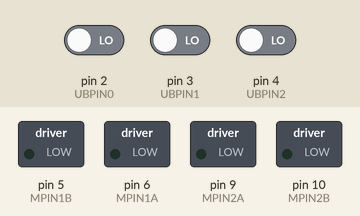
A sketch run on a simulated Arduino Uno, built with avr-gcc and run on an emulated ATmega328P. Shown: switched loads named in the sketch (green lamp = pin HIGH). The test bench sets the inputs (shaded band); at power-on: pin 2 (UBPIN0) LOW, pin 3 (UBPIN1) LOW, pin 4 (UBPIN2) LOW. What the sketch prints to the serial monitor is not drawn.

Above: at 1.2 s.
1.3 s: pin 2 (UBPIN0) driven HIGH
At 2.5 s:
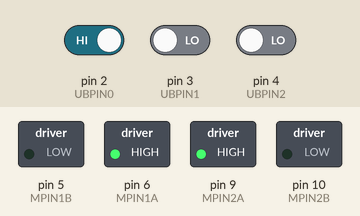
2.8 s: pin 3 (UBPIN1) driven HIGH
At 3.7 s:
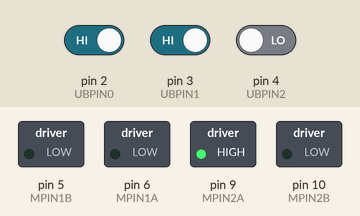
4.3 s: pin 2 (UBPIN0) driven LOW
At 5.0 s:
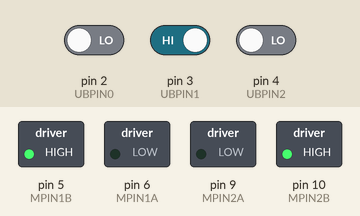
5.8 s: pin 3 (UBPIN1) driven LOW
At 7.0 s:
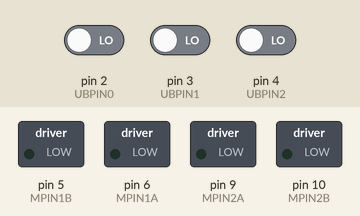
7.3 s: pin 2 (UBPIN0) driven HIGH and pin 4 (UBPIN2) driven HIGH
At 8.2 s:
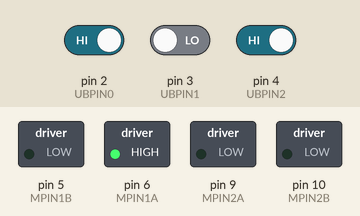
8.8 s: pin 4 (UBPIN2) driven LOW
At 9.5 s:
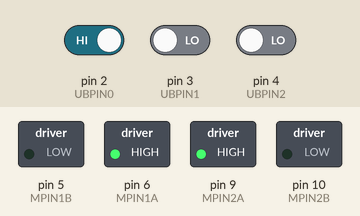
Timing chart, 0 to 11.3 s (numbered marks = the images above; inputs shaded):
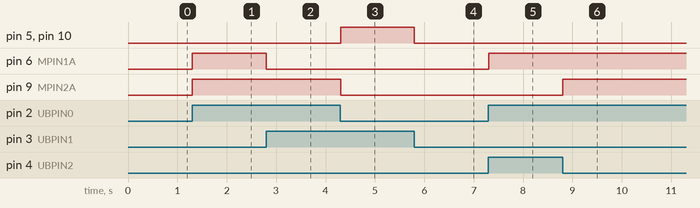

The sketch:

rccarl-arduino.ino
```cpp
#define MPIN1A 6
#define MPIN1B 5
#define MPIN2A 9
#define MPIN2B 10

#define UBPIN0 2
#define UBPIN1 3
#define UBPIN2 4

void _motorSetup(){
  pinMode(MPIN1A, OUTPUT);
  pinMode(MPIN1B, OUTPUT);
  pinMode(MPIN2A, OUTPUT);
  pinMode(MPIN2B, OUTPUT);
}

void setup() {
  Serial.begin(115200);

  _motorSetup();
  pinMode(UBPIN0,INPUT);
  pinMode(UBPIN1,INPUT);
  pinMode(UBPIN2,INPUT);

}

void forward(int t){
  digitalWrite(MPIN1A, HIGH);
  digitalWrite(MPIN1B, LOW);

  digitalWrite(MPIN2A, HIGH);
  digitalWrite(MPIN2B, LOW);
  delay(t);
}

void right(int t) {
  digitalWrite(MPIN1A, HIGH);
  digitalWrite(MPIN1B, LOW);

  digitalWrite(MPIN2A, LOW);
  digitalWrite(MPIN2B, LOW);
  delay(t);
}

void left(int t) {
  digitalWrite(MPIN1A, LOW);
  digitalWrite(MPIN1B, LOW);

  digitalWrite(MPIN2A, HIGH);
  digitalWrite(MPIN2B, LOW);
  delay(t);
}

void halt(){
  digitalWrite(MPIN1A, LOW);
  digitalWrite(MPIN1B, HIGH);

  digitalWrite(MPIN2A, LOW);
  digitalWrite(MPIN2B, HIGH);

  delay(20);

  digitalWrite(MPIN1A, LOW);
  digitalWrite(MPIN1B, LOW);

  digitalWrite(MPIN2A, LOW);
  digitalWrite(MPIN2B, LOW);
}

void reverse(int t) {
  digitalWrite(MPIN1A, LOW);
  digitalWrite(MPIN1B, HIGH);

  digitalWrite(MPIN2A, LOW);
  digitalWrite(MPIN2B, HIGH);
}

void coast() {
  digitalWrite(MPIN1A, LOW);
  digitalWrite(MPIN1B, LOW);

  digitalWrite(MPIN2A, LOW);
  digitalWrite(MPIN2B, LOW);
}

void loop() {
  // put your main code here, to run repeatedly:
  String instruction = "";

  if (digitalRead(UBPIN0)){
    instruction += "1";
  }
  else {
    instruction +="0";
  }

  if (digitalRead(UBPIN1)){
    instruction += "1";
  }
  else {
    instruction +="0";
  }

  if (digitalRead(UBPIN2)){
    instruction += "1";
  }
  else {
    instruction +="0";
  }

  Serial.print(instruction+"\n");


  if (instruction == "100"){
      forward(100);
  }
  else if (instruction == "110"){
      left(100);
  }
  else if (instruction == "101"){
      right(100);
  }
  else if (instruction == "010"){
      reverse(100);
  }
  else {
      coast();
  }
}
```

Measured:
- after the input at 1.3 s, pin 6 (MPIN1A), pin 9 (MPIN2A): LOW → HIGH at once
- after the input at 2.8 s, pin 6 (MPIN1A): HIGH → LOW at once
- after the input at 4.3 s, pin 5 (MPIN1B), pin 10 (MPIN2B): LOW → HIGH at once; pin 9 (MPIN2A): HIGH → LOW at once
- after the input at 5.8 s, pin 5 (MPIN1B), pin 10 (MPIN2B): HIGH → LOW at once
- after the input at 7.3 s, pin 6 (MPIN1A): LOW → HIGH at once
- after the input at 8.8 s, pin 9 (MPIN2A): LOW → HIGH at once
